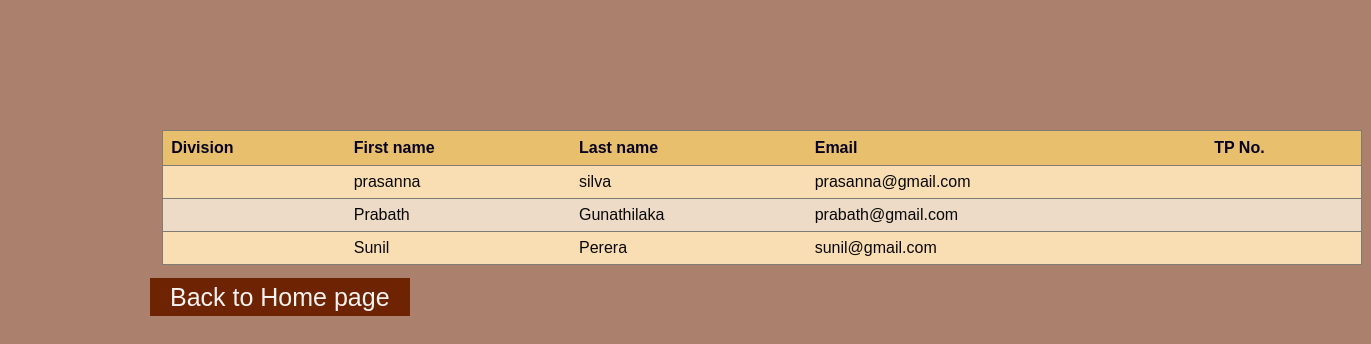
The app's page /src/php/index-contact_details.php, older data.
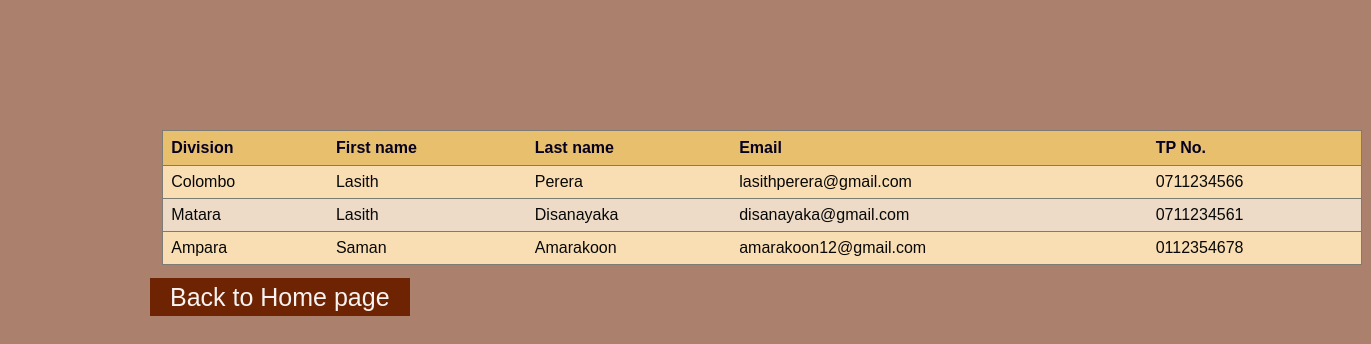
The same page, newer data.
### tables this page shows
CREATE TABLE `div_manager` (
  `div_id` int(4) NOT NULL,
  `first_name` varchar(20) NOT NULL,
  `last_name` varchar(20) NOT NULL,
  `email` varchar(100) NOT NULL,
  `tp` varchar(10) NOT NULL,
  `addr` varchar(255) NOT NULL,
  `pwd` varchar(100) NOT NULL DEFAULT 'Div_man@123',
  `emp_status` varchar(25) NOT NULL DEFAULT 'Divisional_Manager',
  `division` varchar(25) NOT NULL,
  `is_deleted` tinyint(1) NOT NULL DEFAULT 0
);

### src/php/index-contact_details.php (the view, shortened to what this page needs)
<html>
	<head>
        <link rel="stylesheet" type="text/css" href="../../public/css/style_manager_remove_dm.css">
        <link rel="stylesheet" type="text/css" href="../../public/css/index_page.css">
	</head>
	<body >
    <?php
    include_once('../../config/connect.php');
    ?>
<div class="main2">
    <center>
                <table class="div_man">
                    <tr>
                        <th>Division</th>
                        <th>First name</th>
                        <th>Last name</th>
                        <th>Email</th>
                        <th>TP No.</th>
                    </tr>
                    <?php
                    $sql = "SELECT * FROM div_manager WHERE is_deleted=0;";
                    $query=mysqli_query($connection,$sql);
                    while ($result =mysqli_fetch_assoc($query)) {
                    ?>
                    <tr>
                            <td><?php echo $result['division'] ?></td>
                            <td><?php echo $result['first_name'] ?></td>
                            <td><?php echo $result['last_name'] ?></td>
                            <td><?php echo $result['email'] ?></td>
                            <td><?php echo $result['tp'] ?></td>
                    </tr>
                    <?php
                    }
                    ?>
                </table>
            </center>
         <a href="index.php">Back to Home page</a>
</div>
</body>
</html>

### public/css/style_manager_remove_dm.css (style rules this page uses)
.div_man { font-family: Cambria, Cochin, Georgia, Times, 'Times New Roman', serif; border-collapse: collapse; margin-left: 1%; margin-right: 50%; width: 100%; }
.div_man td, .div_man th { text-align: left; padding: 8px; color: rgb(8, 8, 8); border: 0px solid #ddd; }
.div_man tr { border: 1px solid #7e7a74; background-color: rgba(243, 227, 208, 0.918); }
.div_man tr:nth-child(even) { background-color: #fadeb3; }
.div_man th { padding-top: 8px; padding-bottom: 8px; text-align: left; color: rgb(6, 2, 32); background-color: rgba(230, 184, 86, 0.788); }
.div_man td { padding-top: 7px; padding-bottom: 7px; }

### public/css/index_page.css (style rules this page uses)
* { margin: 0; padding: 0; box-sizing: border-box; outline: none; list-style: none; text-decoration: none; font-family: 'Josefin Sans', sans-serif; }
.main2 a { font-size: 25px; color: rgb(247, 243, 243); background-color: #6e2402; padding: 5px 20px; }
.main2 { padding-top:130px ; padding-left:150px ; height: 800px; width: 100%; background: #6e240293; }
.main2 table { width: 1200px; }

Row changes from the older to the newer data that the page shows:
removed div_manager: first_name "prasanna", last_name "silva", email "prasanna@gmail.com"
removed div_manager: first_name "Prabath", last_name "Gunathilaka", email "prabath@gmail.com"
removed div_manager: first_name "Sunil", last_name "Perera", email "sunil@gmail.com"
added div_manager: division "Colombo", first_name "Lasith", last_name "Perera", email "lasithperera@gmail.com", tp "0711234566"
added div_manager: division "Matara", first_name "Lasith", last_name "Disanayaka", email "disanayaka@gmail.com", tp "0711234561"
added div_manager: division "Ampara", first_name "Saman", last_name "Amarakoon", email "amarakoon12@gmail.com", tp "0112354678"
